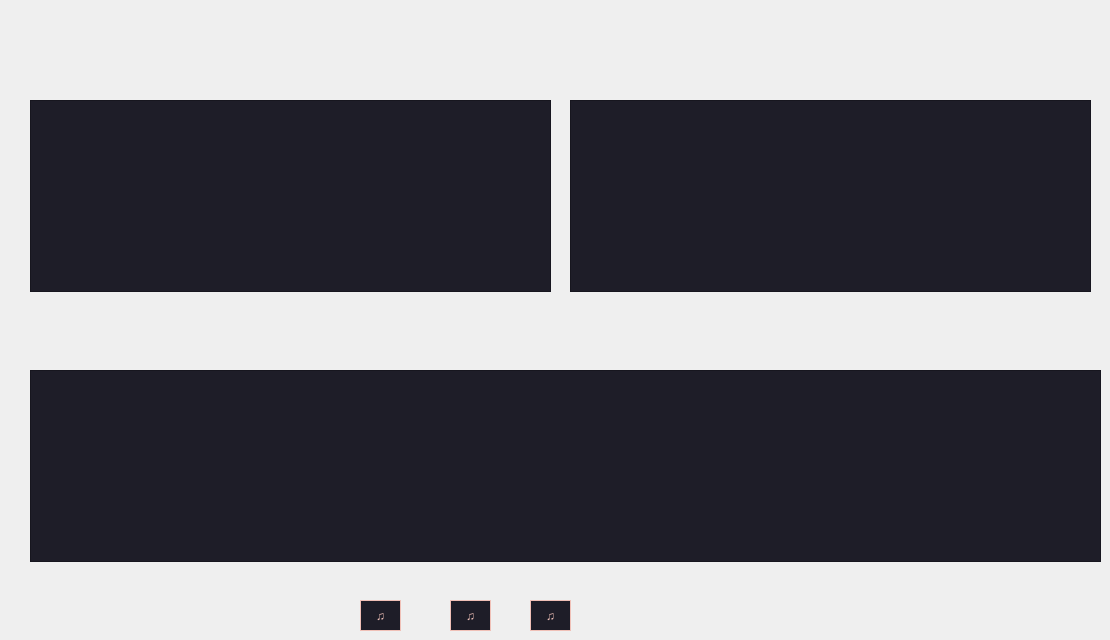
    <widget class="QWidget" name="tab_2">
     <attribute name="title">
      <string>Tab 2</string>
     </attribute>
     <widget class="PlotWidget" name="song2">
      <property name="geometry">
       <rect>
        <x>570</x>
        <y>100</y>
        <width>521</width>
        <height>192</height>
       </rect>
      </property>
      <property name="palette">
       <palette>
        <active>
         <colorrole role="WindowText">
          <brush brushstyle="SolidPattern">
           <color alpha="255">
            <red>0</red>
            <green>0</green>
            <blue>0</blue>
           </color>
          </brush>
         </colorrole>
         <colorrole role="Button">
          <brush brushstyle="SolidPattern">
           <color alpha="255">
            <red>30</red>
            <green>29</green>
            <blue>40</blue>
           </color>
          </brush>
         </colorrole>
         <colorrole role="Text">
          <brush brushstyle="SolidPattern">
           <color alpha="255">
            <red>0</red>
            <green>0</green>
            <blue>0</blue>
           </color>
          </brush>
         </colorrole>
         <colorrole role="ButtonText">
          <brush brushstyle="SolidPattern">
           <color alpha="255">
            <red>0</red>
            <green>0</green>
            <blue>0</blue>
           </color>
          </brush>
         </colorrole>
         <colorrole role="Base">
          <brush brushstyle="SolidPattern">
           <color alpha="255">
            <red>30</red>
            <green>29</green>
            <blue>40</blue>
           </color>
          </brush>
         </colorrole>
         <colorrole role="Window">
          <brush brushstyle="SolidPattern">
           <color alpha="255">
            <red>30</red>
            <green>29</green>
            <blue>40</blue>
           </color>
          </brush>
         </colorrole>
        </active>
        <inactive>
         <colorrole role="WindowText">
          <brush brushstyle="SolidPattern">
           <color alpha="255">
            <red>0</red>
            <green>0</green>
            <blue>0</blue>
           </color>
          </brush>
         </colorrole>
         <colorrole role="Button">
          <brush brushstyle="SolidPattern">
           <color alpha="255">
            <red>30</red>
            <green>29</green>
            <blue>40</blue>
           </color>
          </brush>
         </colorrole>
         <colorrole role="Text">
          <brush brushstyle="SolidPattern">
           <color alpha="255">
            <red>0</red>
            <green>0</green>
            <blue>0</blue>
           </color>
          </brush>
         </colorrole>
         <colorrole role="ButtonText">
          <brush brushstyle="SolidPattern">
           <color alpha="255">
            <red>0</red>
            <green>0</green>
            <blue>0</blue>
           </color>
          </brush>
         </colorrole>
         <colorrole role="Base">
          <brush brushstyle="SolidPattern">
           <color alpha="255">
            <red>30</red>
            <green>29</green>
            <blue>40</blue>
           </color>
          </brush>
         </colorrole>
         <colorrole role="Window">
          <brush brushstyle="SolidPattern">
           <color alpha="255">
            <red>30</red>
            <green>29</green>
            <blue>40</blue>
           </color>
          </brush>
         </colorrole>
        </inactive>
        <disabled>
         <colorrole role="WindowText">
          <brush brushstyle="SolidPattern">
           <color alpha="255">
            <red>0</red>
            <green>0</green>
            <blue>0</blue>
           </color>
          </brush>
         </colorrole>
         <colorrole role="Button">
          <brush brushstyle="SolidPattern">
           <color alpha="255">
            <red>30</red>
            <green>29</green>
            <blue>40</blue>
           </color>
          </brush>
         </colorrole>
         <colorrole role="Text">
          <brush brushstyle="SolidPattern">
           <color alpha="255">
            <red>0</red>
            <green>0</green>
            <blue>0</blue>
           </color>
          </brush>
         </colorrole>
         <colorrole role="ButtonText">
          <brush brushstyle="SolidPattern">
           <color alpha="255">
            <red>0</red>
            <green>0</green>
            <blue>0</blue>
           </color>
          </brush>
         </colorrole>
         <colorrole role="Base">
          <brush brushstyle="SolidPattern">
           <color alpha="255">
            <red>30</red>
            <green>29</green>
            <blue>40</blue>
           </color>
          </brush>
         </colorrole>
         <colorrole role="Window">
          <brush brushstyle="SolidPattern">
           <color alpha="255">
            <red>30</red>
            <green>29</green>
            <blue>40</blue>
           </color>
          </brush>
         </colorrole>
        </disabled>
       </palette>
      </property>
      <property name="styleSheet">
       <string notr="true"/>
      </property>
     </widget>
     <widget class="PlotWidget" name="mixedsong">
      <property name="geometry">
       <rect>
        <x>30</x>
        <y>370</y>
        <width>1071</width>
        <height>192</height>
       </rect>
      </property>
      <property name="palette">
       <palette>
        <active>
         <colorrole role="WindowText">
          <brush brushstyle="SolidPattern">
           <color alpha="255">
            <red>0</red>
            <green>0</green>
            <blue>0</blue>
           </color>
          </brush>
         </colorrole>
         <colorrole role="Button">
          <brush brushstyle="SolidPattern">
           <color alpha="255">
            <red>30</red>
            <green>29</green>
            <blue>40</blue>
           </color>
          </brush>
         </colorrole>
         <colorrole role="Text">
          <brush brushstyle="SolidPattern">
           <color alpha="255">
            <red>0</red>
            <green>0</green>
            <blue>0</blue>
           </color>
          </brush>
         </colorrole>
         <colorrole role="ButtonText">
          <brush brushstyle="SolidPattern">
           <color alpha="255">
            <red>0</red>
            <green>0</green>
            <blue>0</blue>
           </color>
          </brush>
         </colorrole>
         <colorrole role="Base">
          <brush brushstyle="SolidPattern">
           <color alpha="255">
            <red>30</red>
            <green>29</green>
            <blue>40</blue>
           </color>
          </brush>
         </colorrole>
         <colorrole role="Window">
          <brush brushstyle="SolidPattern">
           <color alpha="255">
            <red>30</red>
            <green>29</green>
            <blue>40</blue>
           </color>
          </brush>
         </colorrole>
        </active>
        <inactive>
         <colorrole role="WindowText">
          <brush brushstyle="SolidPattern">
           <color alpha="255">
            <red>0</red>
            <green>0</green>
            <blue>0</blue>
           </color>
          </brush>
         </colorrole>
         <colorrole role="Button">
          <brush brushstyle="SolidPattern">
           <color alpha="255">
            <red>30</red>
            <green>29</green>
            <blue>40</blue>
           </color>
          </brush>
         </colorrole>
         <colorrole role="Text">
          <brush brushstyle="SolidPattern">
           <color alpha="255">
            <red>0</red>
            <green>0</green>
            <blue>0</blue>
           </color>
          </brush>
         </colorrole>
         <colorrole role="ButtonText">
          <brush brushstyle="SolidPattern">
           <color alpha="255">
            <red>0</red>
            <green>0</green>
            <blue>0</blue>
           </color>
          </brush>
         </colorrole>
         <colorrole role="Base">
          <brush brushstyle="SolidPattern">
           <color alpha="255">
            <red>30</red>
            <green>29</green>
            <blue>40</blue>
           </color>
          </brush>
         </colorrole>
         <colorrole role="Window">
          <brush brushstyle="SolidPattern">
           <color alpha="255">
            <red>30</red>
            <green>29</green>
            <blue>40</blue>
           </color>
          </brush>
         </colorrole>
        </inactive>
        <disabled>
         <colorrole role="WindowText">
          <brush brushstyle="SolidPattern">
           <color alpha="255">
            <red>0</red>
            <green>0</green>
            <blue>0</blue>
           </color>
          </brush>
         </colorrole>
         <colorrole role="Button">
          <brush brushstyle="SolidPattern">
           <color alpha="255">
            <red>30</red>
            <green>29</green>
            <blue>40</blue>
           </color>
          </brush>
         </colorrole>
         <colorrole role="Text">
          <brush brushstyle="SolidPattern">
           <color alpha="255">
            <red>0</red>
            <green>0</green>
            <blue>0</blue>
           </color>
          </brush>
         </colorrole>
         <colorrole role="ButtonText">
          <brush brushstyle="SolidPattern">
           <color alpha="255">
            <red>0</red>
            <green>0</green>
            <blue>0</blue>
           </color>
          </brush>
         </colorrole>
         <colorrole role="Base">
          <brush brushstyle="SolidPattern">
           <color alpha="255">
            <red>30</red>
            <green>29</green>
            <blue>40</blue>
           </color>
          </brush>
         </colorrole>
         <colorrole role="Window">
          <brush brushstyle="SolidPattern">
           <color alpha="255">
            <red>30</red>
            <green>29</green>
            <blue>40</blue>
           </color>
          </brush>
         </colorrole>
        </disabled>
       </palette>
      </property>
      <property name="styleSheet">
       <string notr="true"/>
      </property>
     </widget>
     <widget class="PlotWidget" name="song1">
      <property name="geometry">
       <rect>
        <x>30</x>
        <y>100</y>
        <width>521</width>
        <height>192</height>
       </rect>
      </property>
      <property name="palette">
       <palette>
        <active>
         <colorrole role="WindowText">
          <brush brushstyle="SolidPattern">
           <color alpha="255">
            <red>0</red>
            <green>0</green>
            <blue>0</blue>
           </color>
          </brush>
         </colorrole>
         <colorrole role="Button">
          <brush brushstyle="SolidPattern">
           <color alpha="255">
            <red>30</red>
            <green>29</green>
            <blue>40</blue>
           </color>
          </brush>
         </colorrole>
         <colorrole role="Text">
          <brush brushstyle="SolidPattern">
           <color alpha="255">
            <red>0</red>
            <green>0</green>
            <blue>0</blue>
           </color>
          </brush>
         </colorrole>
         <colorrole role="ButtonText">
          <brush brushstyle="SolidPattern">
           <color alpha="255">
            <red>0</red>
            <green>0</green>
            <blue>0</blue>
           </color>
          </brush>
         </colorrole>
         <colorrole role="Base">
          <brush brushstyle="SolidPattern">
           <color alpha="255">
            <red>30</red>
            <green>29</green>
            <blue>40</blue>
           </color>
          </brush>
         </colorrole>
         <colorrole role="Window">
          <brush brushstyle="SolidPattern">
           <color alpha="255">
            <red>30</red>
            <green>29</green>
            <blue>40</blue>
           </color>
          </brush>
         </colorrole>
        </active>
        <inactive>
         <colorrole role="WindowText">
          <brush brushstyle="SolidPattern">
           <color alpha="255">
            <red>0</red>
            <green>0</green>
            <blue>0</blue>
           </color>
          </brush>
         </colorrole>
         <colorrole role="Button">
          <brush brushstyle="SolidPattern">
           <color alpha="255">
            <red>30</red>
            <green>29</green>
            <blue>40</blue>
           </color>
          </brush>
         </colorrole>
         <colorrole role="Text">
          <brush brushstyle="SolidPattern">
           <color alpha="255">
            <red>0</red>
            <green>0</green>
            <blue>0</blue>
           </color>
          </brush>
         </colorrole>
         <colorrole role="ButtonText">
          <brush brushstyle="SolidPattern">
           <color alpha="255">
            <red>0</red>
            <green>0</green>
            <blue>0</blue>
           </color>
          </brush>
         </colorrole>
         <colorrole role="Base">
          <brush brushstyle="SolidPattern">
           <color alpha="255">
            <red>30</red>
            <green>29</green>
            <blue>40</blue>
           </color>
          </brush>
         </colorrole>
         <colorrole role="Window">
          <brush brushstyle="SolidPattern">
           <color alpha="255">
            <red>30</red>
            <green>29</green>
            <blue>40</blue>
           </color>
          </brush>
         </colorrole>
        </inactive>
        <disabled>
         <colorrole role="WindowText">
          <brush brushstyle="SolidPattern">
           <color alpha="255">
            <red>0</red>
            <green>0</green>
            <blue>0</blue>
           </color>
          </brush>
         </colorrole>
         <colorrole role="Button">
          <brush brushstyle="SolidPattern">
           <color alpha="255">
            <red>30</red>
            <green>29</green>
            <blue>40</blue>
           </color>
          </brush>
         </colorrole>
         <colorrole role="Text">
          <brush brushstyle="SolidPattern">
           <color alpha="255">
            <red>0</red>
            <green>0</green>
            <blue>0</blue>
           </color>
          </brush>
         </colorrole>
         <colorrole role="ButtonText">
          <brush brushstyle="SolidPattern">
           <color alpha="255">
            <red>0</red>
            <green>0</green>
            <blue>0</blue>
           </color>
          </brush>
         </colorrole>
         <colorrole role="Base">
          <brush brushstyle="SolidPattern">
           <color alpha="255">
            <red>30</red>
            <green>29</green>
            <blue>40</blue>
           </color>
          </brush>
         </colorrole>
         <colorrole role="Window">
          <brush brushstyle="SolidPattern">
           <color alpha="255">
            <red>30</red>
            <green>29</green>
            <blue>40</blue>
           </color>
          </brush>
         </colorrole>
        </disabled>
       </palette>
      </property>
      <property name="styleSheet">
       <string notr="true"/>
      </property>
     </widget>
     <widget class="QPushButton" name="Play">
      <property name="geometry">
       <rect>
        <x>450</x>
        <y>600</y>
        <width>41</width>
        <height>31</height>
       </rect>
      </property>
      <property name="minimumSize">
       <size>
        <width>41</width>
        <height>31</height>
       </size>
      </property>
      <property name="maximumSize">
       <size>
        <width>41</width>
        <height>31</height>
       </size>
      </property>
      <property name="palette">
       <palette>
        <active>
         <colorrole role="WindowText">
          <brush brushstyle="SolidPattern">
           <color alpha="255">
            <red>240</red>
            <green>192</green>
            <blue>183</blue>
           </color>
          </brush>
         </colorrole>
         <colorrole role="Button">
          <brush brushstyle="SolidPattern">
           <color alpha="255">
            <red>30</red>
            <green>29</green>
            <blue>40</blue>
           </color>
          </brush>
         </colorrole>
         <colorrole role="Text">
          <brush brushstyle="SolidPattern">
           <color alpha="255">
            <red>240</red>
            <green>192</green>
            <blue>183</blue>
           </color>
          </brush>
         </colorrole>
         <colorrole role="ButtonText">
          <brush brushstyle="SolidPattern">
           <color alpha="255">
            <red>240</red>
            <green>192</green>
            <blue>183</blue>
           </color>
          </brush>
         </colorrole>
         <colorrole role="Base">
          <brush brushstyle="SolidPattern">
           <color alpha="255">
            <red>30</red>
            <green>29</green>
            <blue>40</blue>
           </color>
          </brush>
         </colorrole>
         <colorrole role="Window">
          <brush brushstyle="SolidPattern">
           <color alpha="255">
            <red>30</red>
            <green>29</green>
            <blue>40</blue>
           </color>
          </brush>
         </colorrole>
        </active>
        <inactive>
         <colorrole role="WindowText">
          <brush brushstyle="SolidPattern">
           <color alpha="255">
            <red>240</red>
            <green>192</green>
            <blue>183</blue>
           </color>
          </brush>
         </colorrole>
         <colorrole role="Button">
          <brush brushstyle="SolidPattern">
           <color alpha="255">
            <red>30</red>
            <green>29</green>
            <blue>40</blue>
           </color>
          </brush>
         </colorrole>
         <colorrole role="Text">
          <brush brushstyle="SolidPattern">
           <color alpha="255">
            <red>240</red>
            <green>192</green>
            <blue>183</blue>
           </color>
          </brush>
         </colorrole>
         <colorrole role="ButtonText">
          <brush brushstyle="SolidPattern">
           <color alpha="255">
            <red>240</red>
            <green>192</green>
            <blue>183</blue>
           </color>
          </brush>
         </colorrole>
         <colorrole role="Base">
          <brush brushstyle="SolidPattern">
           <color alpha="255">
            <red>30</red>
            <green>29</green>
            <blue>40</blue>
           </color>
          </brush>
         </colorrole>
         <colorrole role="Window">
          <brush brushstyle="SolidPattern">
           <color alpha="255">
            <red>30</red>
            <green>29</green>
            <blue>40</blue>
           </color>
          </brush>
         </colorrole>
        </inactive>
        <disabled>
         <colorrole role="WindowText">
          <brush brushstyle="SolidPattern">
           <color alpha="255">
            <red>240</red>
            <green>192</green>
            <blue>183</blue>
           </color>
          </brush>
         </colorrole>
         <colorrole role="Button">
          <brush brushstyle="SolidPattern">
           <color alpha="255">
            <red>30</red>
            <green>29</green>
            <blue>40</blue>
           </color>
          </brush>
         </colorrole>
         <colorrole role="Text">
          <brush brushstyle="SolidPattern">
           <color alpha="255">
            <red>240</red>
            <green>192</green>
            <blue>183</blue>
           </color>
          </brush>
         </colorrole>
         <colorrole role="ButtonText">
          <brush brushstyle="SolidPattern">
           <color alpha="255">
            <red>240</red>
            <green>192</green>
            <blue>183</blue>
           </color>
          </brush>
         </colorrole>
         <colorrole role="Base">
          <brush brushstyle="SolidPattern">
           <color alpha="255">
            <red>30</red>
            <green>29</green>
            <blue>40</blue>
           </color>
          </brush>
         </colorrole>
         <colorrole role="Window">
          <brush brushstyle="SolidPattern">
           <color alpha="255">
            <red>30</red>
            <green>29</green>
            <blue>40</blue>
           </color>
          </brush>
         </colorrole>
        </disabled>
       </palette>
      </property>
      <property name="styleSheet">
       <string notr="true">font: 9pt &quot;MV Boli&quot;;
border:1px solid #f0c0b7;
color: rgb(240, 192, 183);
background-color:#1e1d28;
</string>
      </property>
      <property name="text">
       <string>♫</string>
      </property>
     </widget>
     <widget class="QPushButton" name="Stop">
      <property name="geometry">
       <rect>
        <x>530</x>
        <y>600</y>
        <width>41</width>
        <height>31</height>
       </rect>
      </property>
      <property name="minimumSize">
       <size>
        <width>41</width>
        <height>31</height>
       </size>
      </property>
      <property name="maximumSize">
       <size>
        <width>41</width>
        <height>31</height>
       </size>
      </property>
      <property name="palette">
       <palette>
        <active>
         <colorrole role="WindowText">
          <brush brushstyle="SolidPattern">
           <color alpha="255">
            <red>240</red>
            <green>192</green>
            <blue>183</blue>
           </color>
          </brush>
         </colorrole>
         <colorrole role="Button">
          <brush brushstyle="SolidPattern">
           <color alpha="255">
            <red>30</red>
            <green>29</green>
            <blue>40</blue>
           </color>
          </brush>
         </colorrole>
         <colorrole role="Text">
          <brush brushstyle="SolidPattern">
           <color alpha="255">
            <red>240</red>
            <green>192</green>
            <blue>183</blue>
           </color>
          </brush>
         </colorrole>
         <colorrole role="ButtonText">
          <brush brushstyle="SolidPattern">
           <color alpha="255">
            <red>240</red>
            <green>192</green>
            <blue>183</blue>
           </color>
          </brush>
         </colorrole>
         <colorrole role="Base">
          <brush brushstyle="SolidPattern">
           <color alpha="255">
            <red>30</red>
            <green>29</green>
            <blue>40</blue>
           </color>
          </brush>
         </colorrole>
         <colorrole role="Window">
          <brush brushstyle="SolidPattern">
           <color alpha="255">
            <red>30</red>
            <green>29</green>
            <blue>40</blue>
           </color>
          </brush>
         </colorrole>
        </active>
        <inactive>
         <colorrole role="WindowText">
          <brush brushstyle="SolidPattern">
           <color alpha="255">
            <red>240</red>
            <green>192</green>
            <blue>183</blue>
           </color>
          </brush>
         </colorrole>
         <colorrole role="Button">
          <brush brushstyle="SolidPattern">
           <color alpha="255">
            <red>30</red>
            <green>29</green>
            <blue>40</blue>
           </color>
          </brush>
         </colorrole>
         <colorrole role="Text">
          <brush brushstyle="SolidPattern">
           <color alpha="255">
            <red>240</red>
            <green>192</green>
            <blue>183</blue>
           </color>
          </brush>
         </colorrole>
         <colorrole role="ButtonText">
          <brush brushstyle="SolidPattern">
           <color alpha="255">
            <red>240</red>
            <green>192</green>
            <blue>183</blue>
           </color>
          </brush>
         </colorrole>
         <colorrole role="Base">
          <brush brushstyle="SolidPattern">
           <color alpha="255">
            <red>30</red>
            <green>29</green>
            <blue>40</blue>
           </color>
          </brush>
         </colorrole>
         <colorrole role="Window">
          <brush brushstyle="SolidPattern">
           <color alpha="255">
            <red>30</red>
            <green>29</green>
            <blue>40</blue>
           </color>
          </brush>
         </colorrole>
        </inactive>
        <disabled>
         <colorrole role="WindowText">
          <brush brushstyle="SolidPattern">
           <color alpha="255">
            <red>240</red>
            <green>192</green>
            <blue>183</blue>
           </color>
          </brush>
         </colorrole>
         <colorrole role="Button">
          <brush brushstyle="SolidPattern">
           <color alpha="255">
            <red>30</red>
            <green>29</green>
            <blue>40</blue>
           </color>
          </brush>
         </colorrole>
         <colorrole role="Text">
          <brush brushstyle="SolidPattern">
           <color alpha="255">
            <red>240</red>
            <green>192</green>
            <blue>183</blue>
           </color>
          </brush>
         </colorrole>
         <colorrole role="ButtonText">
          <brush brushstyle="SolidPattern">
           <color alpha="255">
            <red>240</red>
            <green>192</green>
            <blue>183</blue>
           </color>
          </brush>
         </colorrole>
         <colorrole role="Base">
          <brush brushstyle="SolidPattern">
           <color alpha="255">
            <red>30</red>
            <green>29</green>
            <blue>40</blue>
           </color>
          </brush>
         </colorrole>
         <colorrole role="Window">
          <brush brushstyle="SolidPattern">
           <color alpha="255">
            <red>30</red>
            <green>29</green>
            <blue>40</blue>
           </color>
          </brush>
         </colorrole>
        </disabled>
       </palette>
      </property>
      <property name="styleSheet">
       <string notr="true">font: 9pt &quot;MV Boli&quot;;
border:1px solid #f0c0b7;
color: rgb(240, 192, 183);
background-color:#1e1d28;
</string>
      </property>
      <property name="text">
       <string>♫</string>
      </property>
     </widget>
     <widget class="QPushButton" name="Pause">
      <property name="geometry">
       <rect>
        <x>360</x>
        <y>600</y>
        <width>41</width>
        <height>31</height>
       </rect>
      </property>
      <property name="minimumSize">
       <size>
        <width>41</width>
        <height>31</height>
       </size>
      </property>
      <property name="maximumSize">
       <size>
        <width>41</width>
        <height>31</height>
       </size>
      </property>
      <property name="palette">
       <palette>
        <active>
         <colorrole role="WindowText">
          <brush brushstyle="SolidPattern">
           <color alpha="255">
            <red>240</red>
            <green>192</green>
            <blue>183</blue>
           </color>
          </brush>
         </colorrole>
         <colorrole role="Button">
          <brush brushstyle="SolidPattern">
           <color alpha="255">
            <red>30</red>
            <green>29</green>
            <blue>40</blue>
           </color>
          </brush>
         </colorrole>
         <colorrole role="Text">
          <brush brushstyle="SolidPattern">
           <color alpha="255">
            <red>240</red>
            <green>192</green>
            <blue>183</blue>
           </color>
          </brush>
         </colorrole>
         <colorrole role="ButtonText">
          <brush brushstyle="SolidPattern">
           <color alpha="255">
            <red>240</red>
            <green>192</green>
            <blue>183</blue>
           </color>
          </brush>
         </colorrole>
         <colorrole role="Base">
          <brush brushstyle="SolidPattern">
           <color alpha="255">
            <red>30</red>
            <green>29</green>
            <blue>40</blue>
           </color>
          </brush>
         </colorrole>
         <colorrole role="Window">
          <brush brushstyle="SolidPattern">
           <color alpha="255">
            <red>30</red>
            <green>29</green>
            <blue>40</blue>
           </color>
          </brush>
         </colorrole>
        </active>
        <inactive>
         <colorrole role="WindowText">
          <brush brushstyle="SolidPattern">
           <color alpha="255">
            <red>240</red>
            <green>192</green>
            <blue>183</blue>
           </color>
          </brush>
         </colorrole>
         <colorrole role="Button">
          <brush brushstyle="SolidPattern">
           <color alpha="255">
            <red>30</red>
            <green>29</green>
            <blue>40</blue>
           </color>
          </brush>
         </colorrole>
         <colorrole role="Text">
          <brush brushstyle="SolidPattern">
           <color alpha="255">
            <red>240</red>
            <green>192</green>
            <blue>183</blue>
           </color>
          </brush>
         </colorrole>
         <colorrole role="ButtonText">
          <brush brushstyle="SolidPattern">
           <color alpha="255">
            <red>240</red>
            <green>192</green>
            <blue>183</blue>
           </color>
          </brush>
         </colorrole>
         <colorrole role="Base">
          <brush brushstyle="SolidPattern">
           <color alpha="255">
            <red>30</red>
            <green>29</green>
            <blue>40</blue>
           </color>
          </brush>
         </colorrole>
         <colorrole role="Window">
          <brush brushstyle="SolidPattern">
           <color alpha="255">
            <red>30</red>
            <green>29</green>
            <blue>40</blue>
           </color>
          </brush>
         </colorrole>
        </inactive>
        <disabled>
         <colorrole role="WindowText">
          <brush brushstyle="SolidPattern">
           <color alpha="255">
            <red>240</red>
            <green>192</green>
            <blue>183</blue>
           </color>
          </brush>
         </colorrole>
         <colorrole role="Button">
          <brush brushstyle="SolidPattern">
           <color alpha="255">
            <red>30</red>
            <green>29</green>
            <blue>40</blue>
           </color>
          </brush>
         </colorrole>
         <colorrole role="Text">
          <brush brushstyle="SolidPattern">
           <color alpha="255">
            <red>240</red>
            <green>192</green>
            <blue>183</blue>
           </color>
          </brush>
         </colorrole>
         <colorrole role="ButtonText">
          <brush brushstyle="SolidPattern">
           <color alpha="255">
            <red>240</red>
            <green>192</green>
            <blue>183</blue>
           </color>
          </brush>
         </colorrole>
         <colorrole role="Base">
          <brush brushstyle="SolidPattern">
           <color alpha="255">
            <red>30</red>
            <green>29</green>
            <blue>40</blue>
           </color>
          </brush>
         </colorrole>
         <colorrole role="Window">
          <brush brushstyle="SolidPattern">
           <color alpha="255">
            <red>30</red>
            <green>29</green>
            <blue>40</blue>
           </color>
          </brush>
         </colorrole>
        </disabled>
       </palette>
      </property>
      <property name="styleSheet">
       <string notr="true">font: 9pt &quot;MV Boli&quot;;
border:1px solid #f0c0b7;
color: rgb(240, 192, 183);
background-color:#1e1d28;
</string>
      </property>
      <property name="text">
       <string>♫</string>
      </property>
     </widget>
    </widget>
